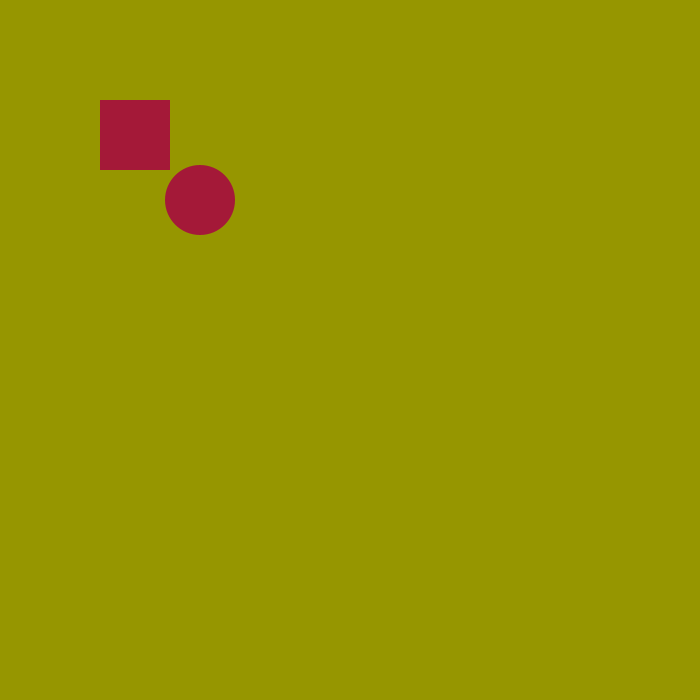
Frame 1 (no input)
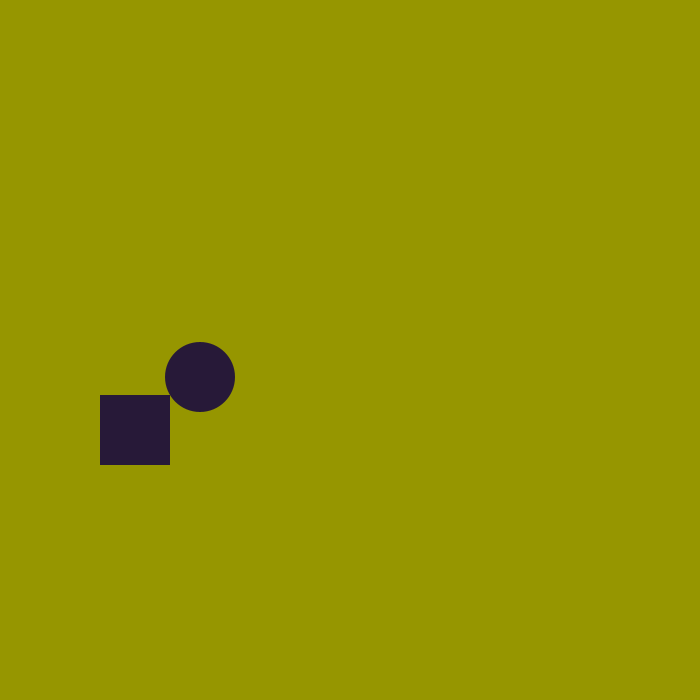
Frame 60 (the mouse pressed at the canvas centre just before this capture)
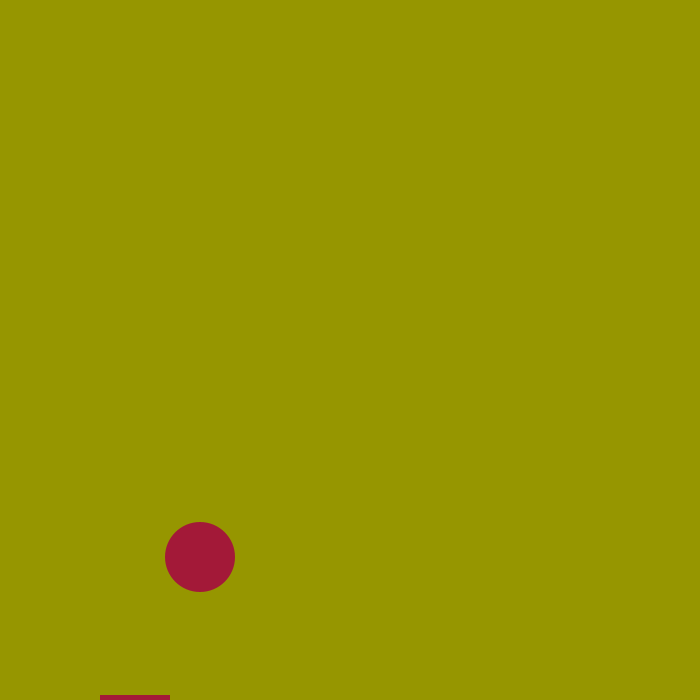
Frame 120 (the mouse held since frame 60 and released just before this capture)

The Processing sketch that drew these frames (run headless with seeded random() and noise(); from frame 60 on, the mouse is pressed at the canvas centre):

// Processing sketch: processing_21227
// ── processing_21227.pde

// variables for position of one rectangle
float x =200;
float y = 200;

// variables for position of one rectangle
float x1=100;
float y1 = 100;
float k = 70;
float k2 = 70;
// variables for speed of rectangles
float speed = 3;
float speed1 = 5;

void setup () {
size (700, 700);
}

void draw () {

//make a "white" background
background (150,150,0);

//color the rectangle
fill (random(255),25,56);
noStroke () ;
//rectMode (CENTER);

ellipse(x, y, k, k2);
rect (x1, y1, k, k2);


//move the rectangles by adding speed
y = y+speed;
y1=y1+speed1;

//keep the rectangles from leaving the screen
if ((y>height) || (y1>height) ||(y<-5) || (y1<-25) ) {

speed1 = speed1 *-1;
speed = speed *-1;
k = k+50;
x=random(700);
x1=random(700);
k2 = k2+50;

}

}
                
                
